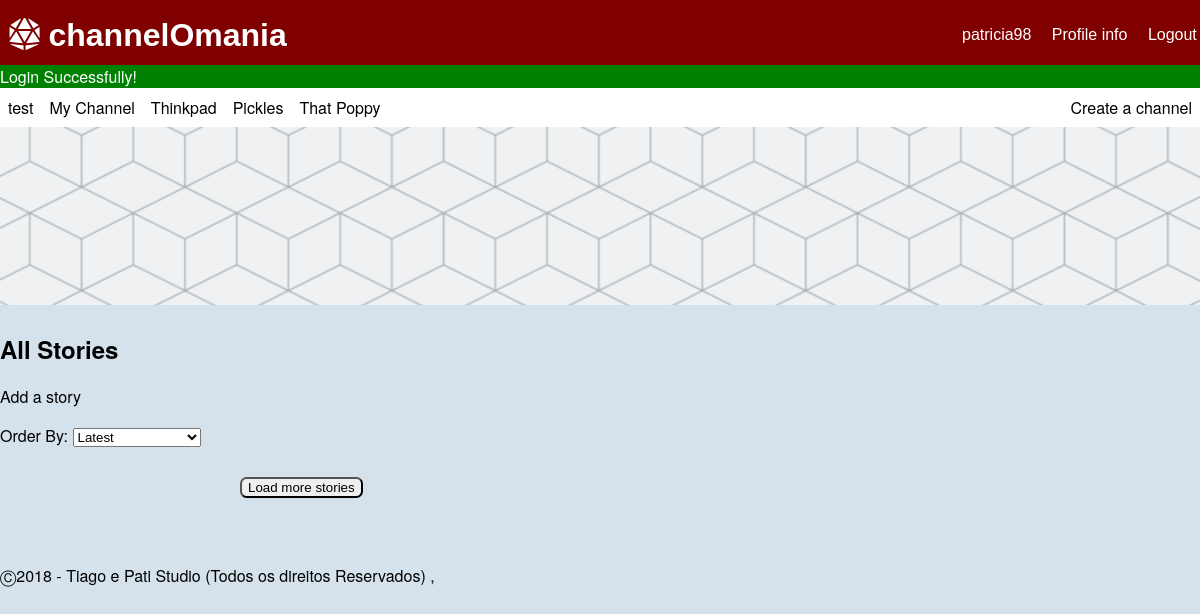
The app's page /pages/channel.php (signed in) with its own data.
### tables this page shows
CREATE TABLE "channel" (
	"ID"	INTEGER NOT NULL,
	"name"	TEXT NOT NULL,
	"coverImage"	TEXT,
	"author"	INTEGER NOT NULL,
	FOREIGN KEY("author") REFERENCES "user"("ID") ON DELETE Cascade ON UPDATE No Action,
	PRIMARY KEY("ID")
);

### pages/channel.php (called while the page is built, shortened)
<?php
  include_once('../database/db_list.php');
  include_once('../templates/tpl_common.php');
  include_once('../templates/tpl_channel.php');
  $storiesByChannel = getStoriesByChannel($_GET['channelId']);
  draw_channel($storiesByChannel);
?>

### database/db_list.php (called while the page is built, shortened)
<?php
function listChannel() {
  $db = Database::instance()->db();
  $stmt = $db->prepare('SELECT * FROM channel');
  $stmt->execute();
  return $stmt->fetchAll();
}
?>

### database/db_channel.php (called while the page is built, shortened)
<?php
function getChannel($id){
  $db = Database::instance()->db();
  $stmt = $db->prepare('SELECT * FROM channel WHERE ID=?');
  $stmt->execute(array($id));
  return $stmt->fetch();
}
?>

### templates/tpl_channel.php (the view, shortened to what this page needs)
<?php include_once('../database/db_channel.php'); ?>
<?php function draw_channel($storiesByChannel) { ?>
  <div id="list_channels">
    <p><a href = "../pages/new_channel.php" >Create a channel</a></p>
    <?php $channels = listChannel(); ?>
    <ul>
    <?php foreach($channels as $channel_list) { ?>
      <li><a href = "../pages/channel.php?channelId=<?php echo($channel_list['ID']); ?>" ><?php echo($channel_list['name']); ?></a></li>
    <?php } ?>
    </ul>
  </div>
  <?php $currentChannel = getChannel($_GET['channelId']); ?>
  <div id="cover"><img id="cover_image" src="../files/croppedCover/<?php if($currentChannel['coverImage']!="") { echo($currentChannel['coverImage']); } else {?>default.png<?php } ?>"
    alt="<?php echo($currentChannel['name']); ?>'s cover image"></div>
  <section id="channelStories" data-id="<?php echo $_GET['channelId'] ?>">
    <h2>All Stories</h2>
    <p><a href = "../pages/new_story.php?channelId=<?php echo($_GET['channelId']); ?>" >Add a story</a></p>
  </section>
<?php } ?>

### css/style.css (style rules this page uses)
body { font-family: IBMPlexSans, Helvetica Neue, Segoe UI, Helvetica, Verdana, Arial, sans-serif; background-color: #D5E2EB; margin: 0; }
ul { display: flex; flex-wrap: wrap; flex-direction: row; padding: 0; margin: 0; }
li { text-align: center; list-style-type: none; padding: 0.5em; }
a:link, a:visited { color: black; text-decoration: none; }
#list_channels { background-color: white; position: relative; }
#list_channels p { float: right; margin: 0; }
#list_channels li a, #list_channels p a { padding: 0.5em; display: block; }
#list_channels li, #list_channels p { padding: 0; }
#cover { width: 100%; }
#cover_image { height: 200; width: 100%; }

### records on screen
channel: name "test"
channel: name "My Channel"
channel: name "Thinkpad"
channel: name "Pickles"
channel: name "That Poppy"

### other values on screen
$_SESSION['username'] "patricia98"
$message['content'] "Login Successfully!"
